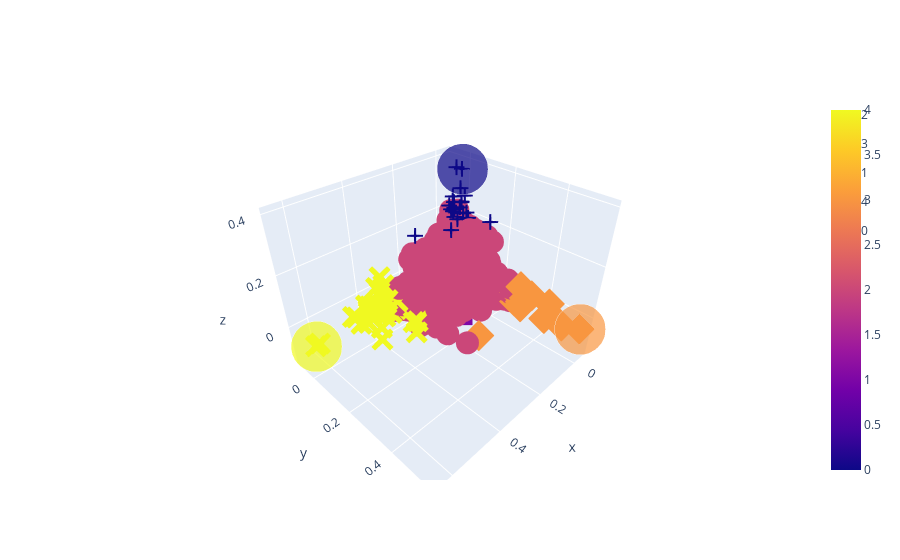

Source (notebook cell):
### Code cell
fig_centers = px.scatter_3d(x=d3_centers[:, 0], y=d3_centers[:, 1], z=d3_centers[:, 2], color=np.unique(kmeans_clst.labels_), size=[50, 50, 50, 50, 50], size_max=50)
fig_points = px.scatter_3d(x=d3_points[:, 0], y=d3_points[:, 1], z=d3_points[:, 2], color=kmeans_clst.labels_, symbol=kmeans_clst.labels_)
fig = go.Figure(data=fig_centers.data + fig_points.data)
fig.show()
